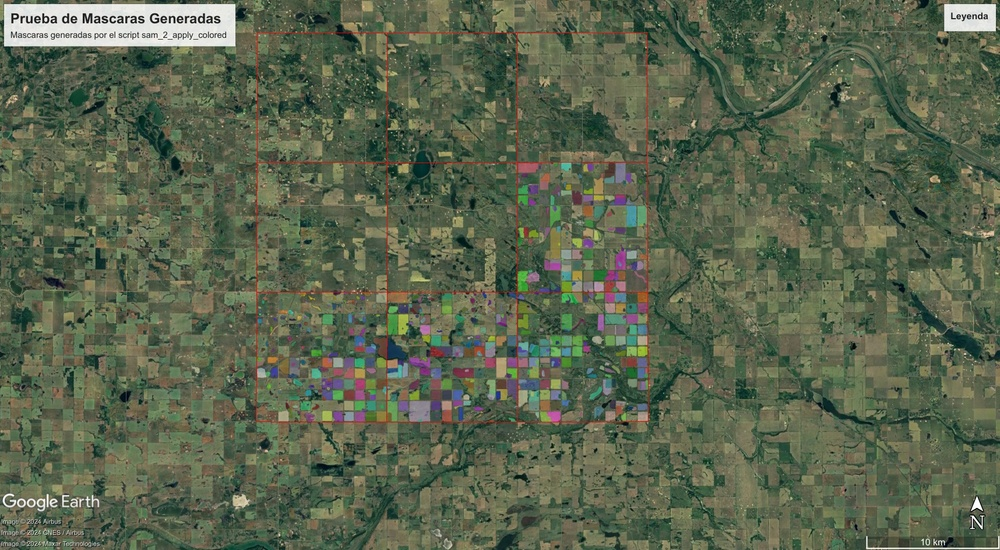
#> input picture mascaras en google earth.jpg, 1000 x 550 px, shrunk from 1716 x 944 before the run; its folder holds only this picture in this run
$ python -i generate_sobel_sentinel.py   (imports and definitions only)   (older library calls are emulated)
#> lines starting #> are read from the running program, lines starting #| are printed output that depends on the picture
#> further down, picture is the input picture: shape (550, 1000, 3); mean B, G, R 78.5, 101.1, 91
"""
generate_sobel_sentinel.py

Descripción:
Este script aplica el filtro Sobel para extraer los bordes de imágenes de satélite Sentinel-2.
El resultado son máscaras en escala de grises que destacan los bordes relevantes en las imágenes de entrada.
Estas máscaras pueden utilizarse para tareas de segmentación, análisis espacial o como entrada para modelos como Segment Anything (SAM).

Estructura de Entrada:
- Directorio con imágenes en formato TIFF provenientes de Sentinel-2.
- Cada imagen debe tener información georreferenciada para conservar las propiedades espaciales.

Estructura de Salida:
- Máscaras generadas en escala de grises almacenadas como archivos TIFF con la misma georreferenciación que las imágenes de entrada.

Componentes principales:
1. Carga de imágenes Sentinel-2 desde un directorio especificado.
2. Aplicación del filtro Sobel para detección de bordes.
3. Generación y guardado de máscaras en un formato compatible con análisis posterior.

Dependencias:
- Python >= 3.8
- NumPy
- OpenCV (para aplicar el filtro Sobel)
- Rasterio (para manejo de imágenes georreferenciadas)

alex_strange
"""


import os
import cv2
import numpy as np
import rasterio
from rasterio.transform import from_origin
from multiprocessing import Pool

# Directorios de entrada y salida
sentinel_dir = "sentinel_img"
masks_dir = "masks/sentinel"
seasons = ["initial", "refresh", "finalize"]
bands = ["B8", "B4", "B3", "B2"]

# Crear directorios de salida para cada temporada
# [2 lines not run here, left out]

# Función para cargar una banda
# [5 lines left out: function load_band, not called in this run]

# Sobel Ajustado
def apply_sobel(image):
    grad_x = cv2.Sobel(image, cv2.CV_64F, 1, 0, ksize=3)
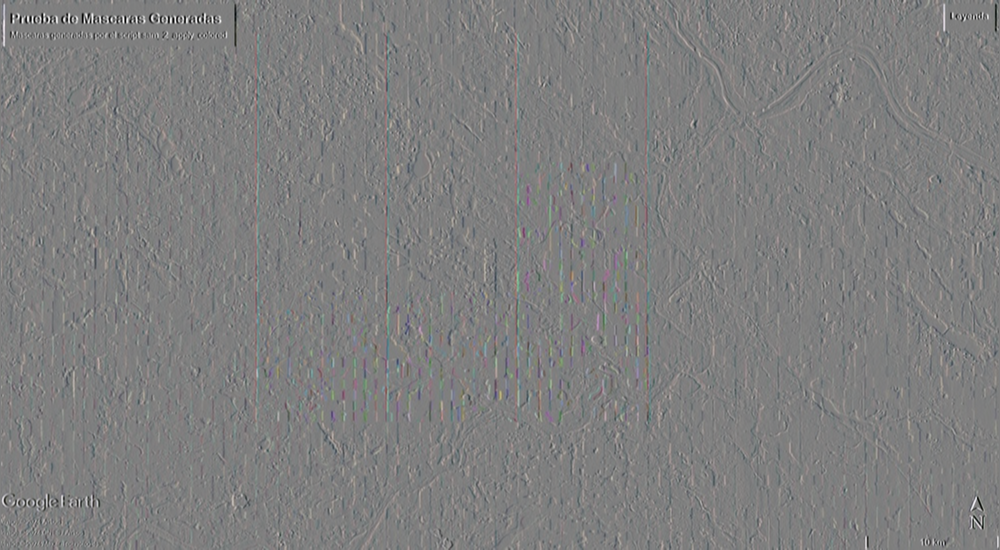
#> grad_x: shape (550, 1000, 3) float64; mean B, G, R 0, 0, 0; drawn with min black and max white
    grad_y = cv2.Sobel(image, cv2.CV_64F, 0, 1, ksize=3)
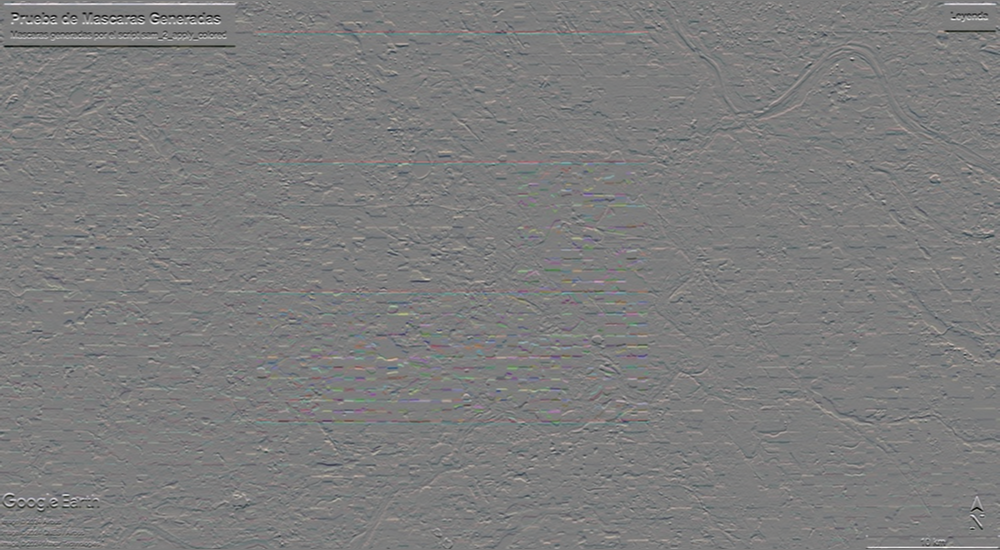
#> grad_y: shape (550, 1000, 3) float64; mean B, G, R 0.2, 0.2, 0.2; drawn with min black and max white
    sobel = cv2.magnitude(grad_x, grad_y)
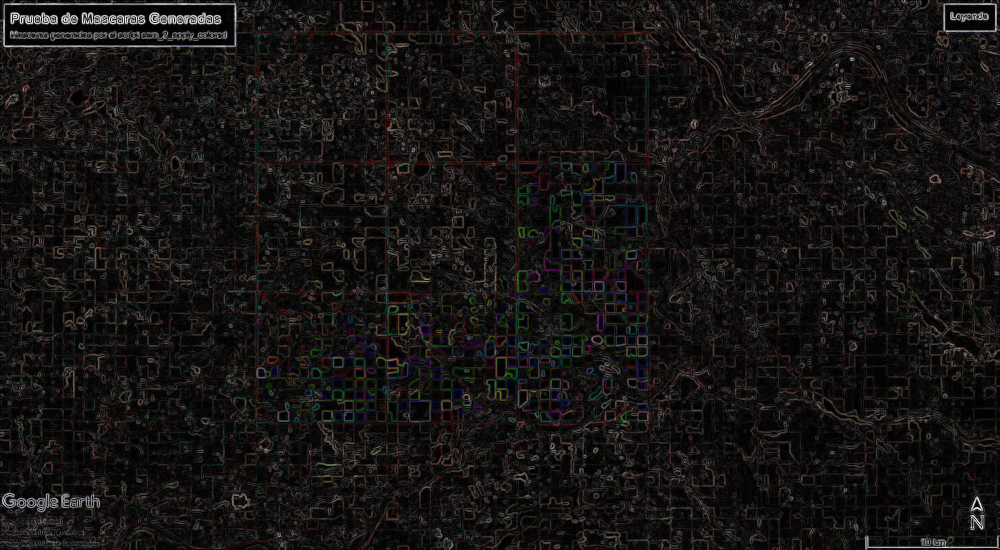
#> sobel: shape (550, 1000, 3) float64; mean B, G, R 76.4, 79.4, 87.7; drawn with min black and max white
    sobel_normalized = cv2.normalize(sobel, None, 0, 255, cv2.NORM_MINMAX).astype(np.uint8)
    return sobel_normalized

# Resaltar líneas
# [45 lines left out: functions enhance_lines, local_contrast_enhancement, validate_mask, process_file, not called in this run]

# Procesar por temporada con multiprocessing
# [16 lines not run here, left out]

>>> import cv2
>>> picture = cv2.imread('mascaras en google earth.jpg')
>>> result = apply_sobel(picture)
